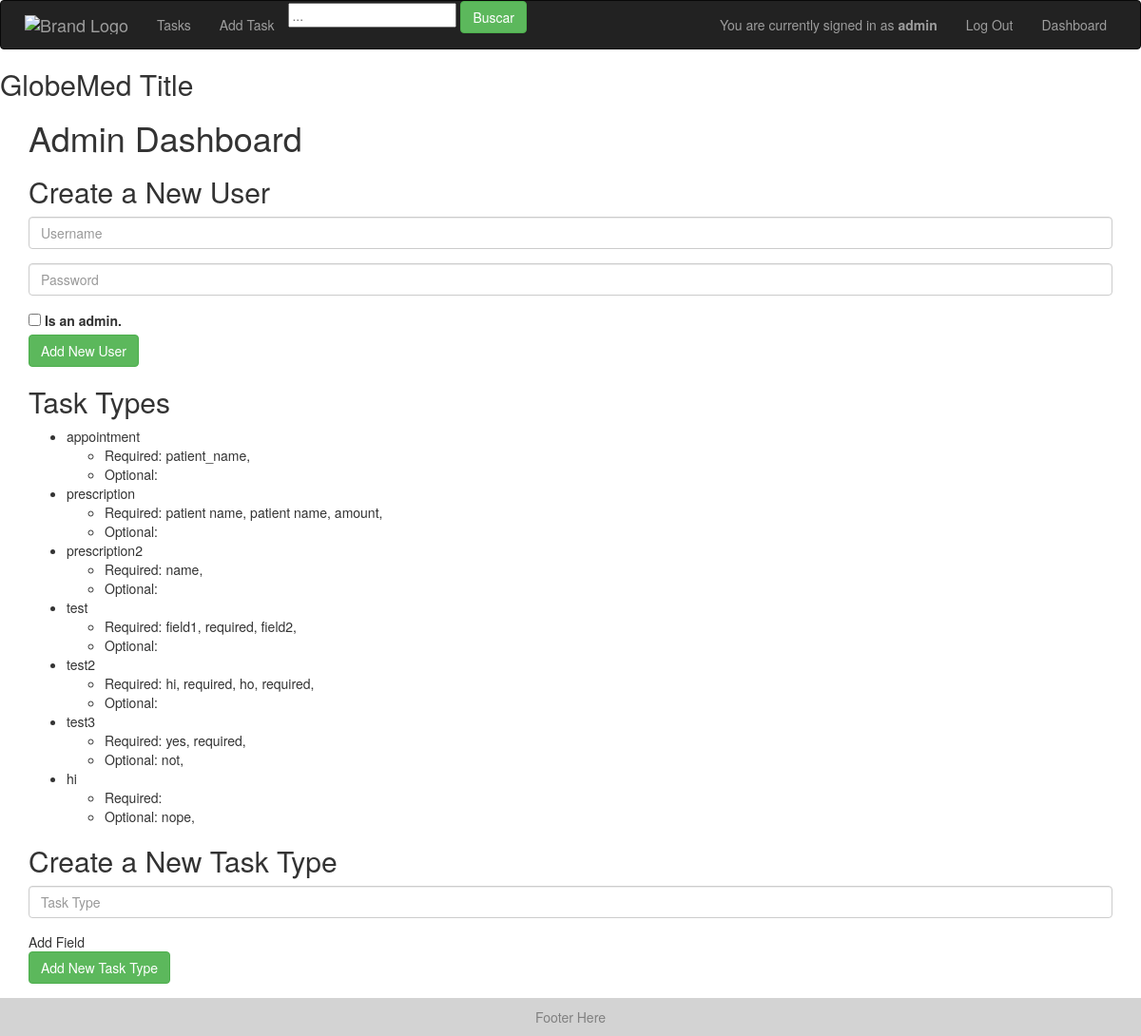
The app's page /dashboard (signed in) with its own data.
### models.py (models this page shows)
class TaskType(Base):
    __tablename__ = "task_types"
    id = Column(Integer, primary_key=True)
    task_type = Column(String)
    required_fields = Column(PickleType) # list of strings that are required keys in the fields entry of a task
    optional_fields = Column(PickleType) # list of strings that are allowed but not required keys in the fields entry of a task

### app.py (the view)
@app.route('/dashboard')
@check_login_wrapper
def dashboard():
    return render_template("dashboard.html", task_types = get_task_types())

### app.py (called while the page is built)
def check_login_wrapper(func):
    @wraps(func)
    def inner(*args, **kwargs):
        print("here")
        if "username" not in login_session:
            return redirect(url_for('login'))
        return func(*args, **kwargs)
    return inner

### database.py (called while the page is built)
def get_task_types():
    return session.query(TaskType).all()

### templates/dashboard.html (shortened to what this page needs)
{% extends "layout.html" %}
{% block body %}
  <h1>Admin Dashboard</h1>
  <form action="{{ url_for('add_user') }}" method = 'post'>
  	<h2>Create a New User</h2>
    <div class="form-group">
      <input id="input_username1" class="username form-control" type="text" name="username" placeholder="Username">
    </div>
    <div class="form-group">
      <input id="input_password1" class="username form-control" type="text" name="password" placeholder="Password">
    </div>
    <input type="checkbox" name="is_admin" value="is_admin">
	  <label for="is_admin"> Is an admin.</label><br>
    <button class="btn btn-success" type="submit" id="submit_new_user"> Add New User </button>
  </form>
  <h2>Task Types</h2>
  <ul>
  {% for task_type in task_types %}
    <li>{{task_type.task_type}}
      <ul>
        <li>Required: {% for field in task_type.required_fields %} {{field}}, {% endfor %} </li>
        <li>Optional: {% for field in task_type.optional_fields %} {{field}}, {% endfor %} </li>
      </ul>
    </li>
  {% endfor %}
  </ul>
  <form action="{{ url_for('add_task_type') }}" method = 'post'>
    <h2>Create a New Task Type</h2>
    <div class="form-group">
      <input id="task_type" class="username form-control" type="text" name="task_type" placeholder="Task Type">
    </div>
    <span onclick="addField()">Add Field</span>
    <br>
    <button class="btn btn-success" type="submit" id="submit_new_user"> Add New Task Type </button>
  </form>
{%endblock%}

### templates/layout.html (shortened to what this page needs)
<!doctype html>
<html lang="en">
<head>
  <link rel="stylesheet" href="https://maxcdn.bootstrapcdn.com/bootstrap/3.3.7/css/bootstrap.min.css">
  <link rel="stylesheet" href="{{url_for('static', filename='style.css')}}">
</head>
<body style="position: relative;  min-height: 100vh;">
  <nav class="navbar navbar-inverse">
      <div class="navbar-header">
        <a class="navbar-brand" href="/">
          <img alt="Brand Logo" src="{{url_for('static', filename='brand_logo.png')}}" style="max-height: 100%;">
        </a>
        <ul class="nav navbar-nav">
          <li><a href = "{{url_for('tasks')}}">Tasks</a></li>
          <li><a href = "{{url_for('add_task')}}">Add Task</a></li>
          <li>
            <form action="{{ url_for('search') }}" method = 'post'>
              <input id="input-search" class="search-bar" type="text" name="search" placeholder="...">
              <button class="btn btn-success" type="submit" id="search"> Buscar </button>
            </form>
          </li>
        </ul>
      </div>
      <div class="collapse navbar-collapse" id="navbar-collapse-1">
        <div class="navbar-right">
        {% if 'id' in session %}
          <div class="navbar-text" id="userbox">
              You are currently signed in as <strong>{{session['username']}}</strong>
              </div>
              <ul class="nav navbar-nav">
                <li><a href = "{{url_for('logout')}}">Log Out</a></li>
              </ul>
            {%if session['is_admin']%}
                <ul class="nav navbar-nav">
                  <li><a href = "{{url_for('dashboard')}}">Dashboard</a></li>
                </ul>
            {%endif%}
        {%endif%}
        </div>
      </div>
  </nav>
  <div class="logo">
    <h2>GlobeMed Title</h2>
  </div>
  <div style="margin-left: 30px; margin-right: 30px; padding-bottom: 5.5rem;    /* Footer height */">
  {% block body %}
  {% endblock %}
  </div>
  <div>
    <div class="footer">
      <span> Footer Here </span>
    </div>
  </div>
</body>
</html>

### static/style.css (style rules this page uses)
.footer { left: 0; bottom: 0; width: 100%; background-color: lightgrey; padding: 10px; color: grey; text-align: center; position: absolute; bottom: 0; width: 100%; height: 4rem; }
.navbar { padding-left: 10px; padding-right: 20px; }

### records on screen
TaskType: task_type "appointment", required_fields "patient_name"
TaskType: task_type "prescription", required_fields "patient name" "patient name" "amount"
TaskType: task_type "prescription2", required_fields "name"
TaskType: task_type "test", required_fields "field1" "required" "field2"
TaskType: task_type "test2", required_fields "hi" "required" "ho" "required"
TaskType: task_type "test3", required_fields "yes" "required", optional_fields "not"
TaskType: task_type "hi", optional_fields "nope"

### other values on screen
{{ session['username'] }} "admin"
